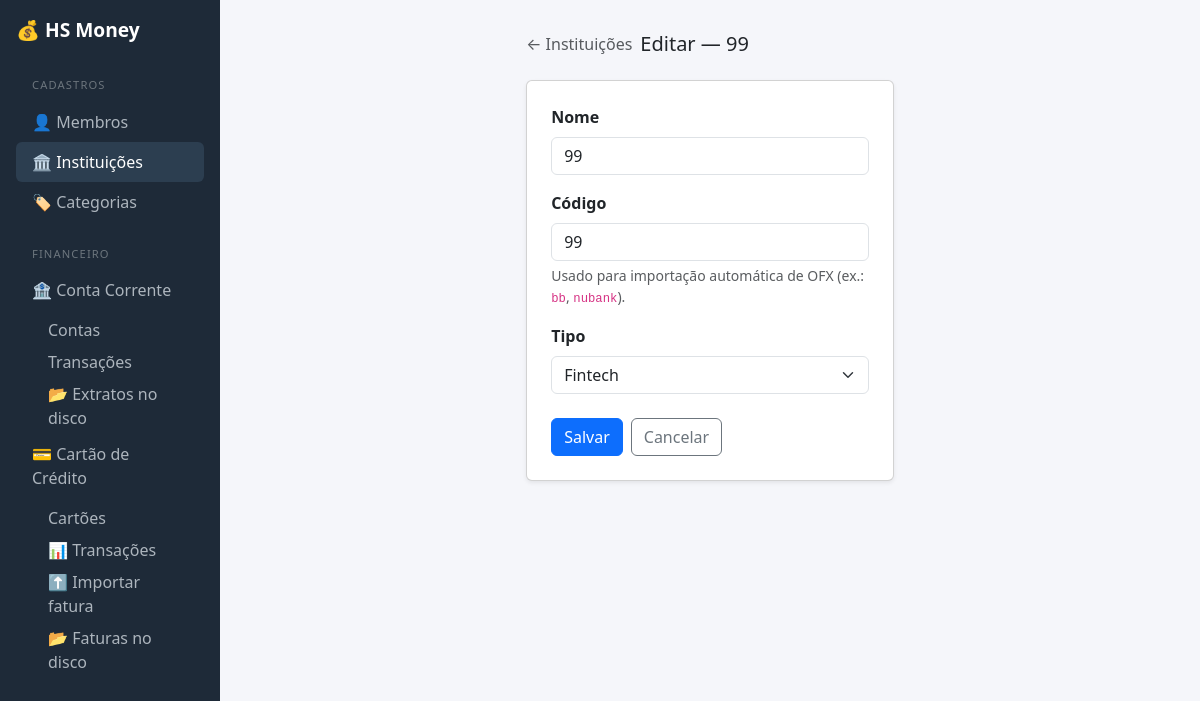
The app's page /instituicoes/3/editar/ with its own data.
### hs_money/core/models.py (models this page shows, shortened)
class InstituicaoFinanceira(models.Model):
    TIPO_CHOICES = [
        ("banco", "Banco"),
        ("corretora", "Corretora"),
        ("fintech", "Fintech"),
        ("cooperativa", "Cooperativa"),
        ("outro", "Outro"),
    ]
    nome = models.CharField(max_length=100)
    codigo = models.CharField(max_length=20, blank=True, null=True)
    tipo = models.CharField(max_length=20, choices=TIPO_CHOICES, default="banco")

### hs_money/core/views.py (the view)
# urls.py: path('instituicoes/<int:pk>/editar/',  views.instituicao_editar, name='instituicao_editar'),
def instituicao_editar(request, pk):
    inst = get_object_or_404(InstituicaoFinanceira, pk=pk)
    form = InstituicaoFinanceiraForm(request.POST or None, instance=inst)
    if form.is_valid():
        form.save()
        messages.success(request, f'Instituição "{inst.nome}" atualizada.')
        return redirect('core:instituicao_lista')
    return render(request, 'core/instituicoes/form.html', {'form': form, 'titulo': f'Editar — {inst.nome}', 'inst': inst})

### hs_money/core/forms.py
class InstituicaoFinanceiraForm(forms.ModelForm):
    class Meta:
        model = InstituicaoFinanceira
        fields = ["nome", "codigo", "tipo"]
        widgets = {
            "nome":   forms.TextInput(attrs={"class": "form-control", "autofocus": True}),
            "codigo": forms.TextInput(attrs={"class": "form-control"}),
            "tipo":   forms.Select(attrs={"class": "form-select"}),
        }
        labels = {
            "nome":   "Nome",
            "codigo": "Código (usado para importação OFX)",
            "tipo":   "Tipo",
        }

### hs_money/core/templates/core/instituicoes/form.html (shortened to what this page needs)
{% extends "core/base.html" %}
{% block content %}
<div class="row justify-content-center">
  <div class="col-md-5">
    <div class="d-flex align-items-center mb-4">
      <a href="{% url 'core:instituicao_lista' %}" class="text-muted text-decoration-none me-2">← Instituições</a>
      <h5 class="mb-0">{{ titulo }}</h5>
    </div>
    <div class="card shadow-sm">
      <div class="card-body p-4">
        <form method="post" novalidate>
          <div class="mb-3">
            <label for="{{ form.nome.id_for_label }}" class="form-label fw-semibold">Nome</label>
            {{ form.nome }}
          </div>
          <div class="mb-3">
            <label for="{{ form.codigo.id_for_label }}" class="form-label fw-semibold">Código</label>
            {{ form.codigo }}
            <div class="form-text">Usado para importação automática de OFX (ex.: <code>bb</code>, <code>nubank</code>).</div>
          </div>
          <div class="mb-4">
            <label for="{{ form.tipo.id_for_label }}" class="form-label fw-semibold">Tipo</label>
            {{ form.tipo }}
          </div>
          <div class="d-flex gap-2">
            <button type="submit" class="btn btn-primary">Salvar</button>
            <a href="{% url 'core:instituicao_lista' %}" class="btn btn-outline-secondary">Cancelar</a>
          </div>
        </form>
      </div>
    </div>
  </div>
</div>
{% endblock %}

### hs_money/core/templates/core/base.html (style rules this page uses)
body { background: #f5f6fa; }

### records on screen
InstituicaoFinanceira: nome "99", codigo "99", tipo "Fintech"

### other values on screen
{{ titulo }} "Editar — 99"
